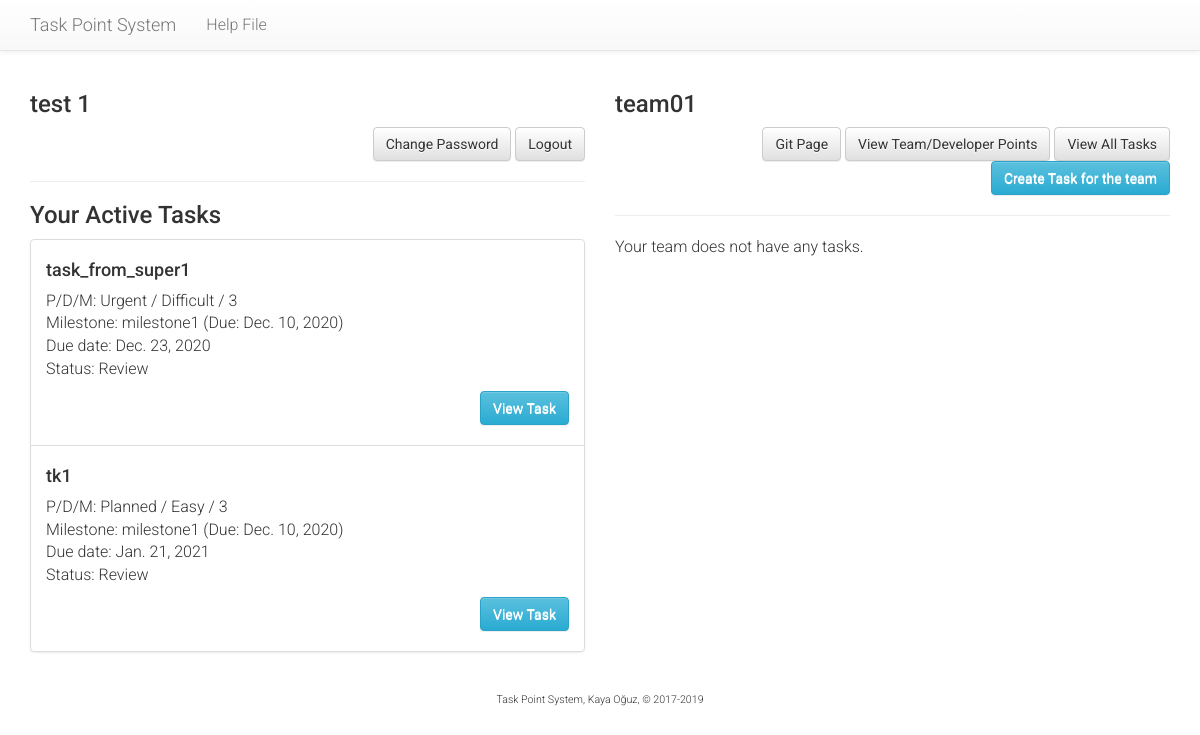
/tasks/team/ (signed in), run on an earlier commit of the app's database.
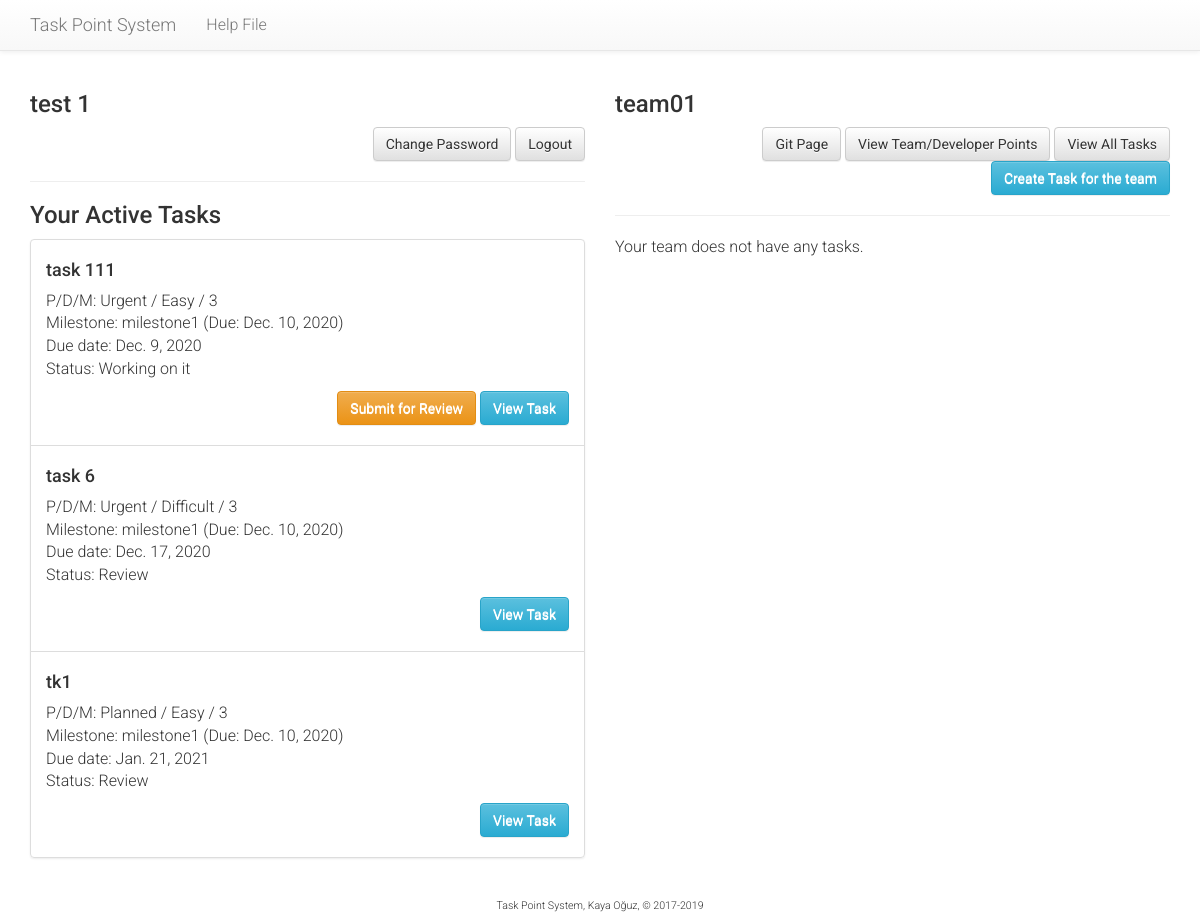
And on a later commit of the database.
### tasks/models.py (models this page shows, shortened)
class Task(models.Model):
    PRIORITY = (
        (3, 'Urgent'),
        (2, 'Planned'),
        (1, 'Low'),
    )
    DIFFICULTY = (
        (3, 'Difficult'),
        (2, 'Normal'),
        (1, 'Easy'),
    )
    STATUS = (
        (1, "Review"),
        (2, "Working on it"),
        (3, "Waiting for review"),
        (4, "Waiting for supervisor grade"),
        (5, "Rejected"),
        (6, "Accepted"),
    )
    milestone = models.ForeignKey(Milestone, on_delete=models.CASCADE)
    creator = models.ForeignKey(User, related_name='creator', on_delete=models.SET_NULL, blank=True, null=True)
    assignee = models.ForeignKey(
        Developer,
        on_delete=models.CASCADE,
        related_name='assignee',
        verbose_name="Assigned to"
    )
    team = models.ForeignKey(Team, on_delete=models.CASCADE)
    title = models.CharField("Brief task name", max_length=256)
    description = models.TextField("Description")
    due = models.DateField("Due Date", validators=[past_date_validator])
    date = models.DateTimeField("Created on", auto_now_add=True)
    completed = models.DateTimeField("Completed on", auto_now=True, blank=True, null=True)
    priority = models.PositiveSmallIntegerField("Priority", choices=PRIORITY, default=2)
    difficulty = models.PositiveSmallIntegerField("Difficulty", choices=DIFFICULTY, default=2)
    modifier = models.PositiveSmallIntegerField(
        "Modifier",
        default=3,
        validators=[MaxValueValidator(5), MinValueValidator(1)]
    )
    status = models.PositiveSmallIntegerField("Status", choices=STATUS, default=1)
    valid = models.BooleanField("Is Valid", default=False)

class Milestone(models.Model):
    course = models.ForeignKey(Course, on_delete=models.CASCADE)
    name = models.CharField("Milestone", max_length=128)
    description = models.TextField("Milestone details")
    weight = models.PositiveSmallIntegerField(
        "Weight",
        default=10,
        validators=[MaxValueValidator(100), MinValueValidator(1)]
    )
    due = models.DateField("Due Date")
    def __str__(self):
        return self.name

class Team(models.Model):
    course = models.ForeignKey(Course, on_delete=models.CASCADE)
    name = models.CharField("Team Name", max_length=128)
    github = models.CharField("Git Page", max_length=256, null=True)
    supervisor = models.ForeignKey(Supervisor, on_delete=models.SET_NULL, blank=True, null=True)
    team_size = models.PositiveSmallIntegerField("Team size", default=4, validators=[MaxValueValidator(99), MinValueValidator(1)])

### tasks/views.py (the view)
# urls.py: re_path(r'^team/(?P<team_id>[0-9])/all-tasks/$', views.team_all_tasks, name='team-all-tasks'),
@login_required
def team(request):  # this view is for the developer only...
    d = Developer.objects.get(user=request.user)
    t = d.team
    page_title = t.name + " Team Page"
    developer_name = d.get_name()
    user_task_list = d.assignee.all().filter(status__lt=4).order_by('due')
    team_task_list = t.task_set.all().filter(status__lt=4).order_by('due').exclude(assignee=d)
    context = {
        'page_title': page_title,
        'team_name': t.name,
        'github_url': t.github,
        'current_user': d.id,
        'developer_name': developer_name,
        'user_task_list': user_task_list,
        'team_task_list': team_task_list, }
    return render(request, 'tasks/team.html', context)

### tasks/models.py (called while the page is built)
    def get_name(self):
        return self.user.first_name + " " + self.user.last_name

### tasks/templates/tasks/team.html (shortened to what this page needs)
{% extends "tasks/base.html" %}
{% block leftcontent %}
    <h3>{{ developer_name }}</h3>
    <div style="text-align: right">
      <a href="{% url 'tasks:change-pass' %}" class="btn btn-default" role="button">Change Password</a>
      <a href="{% url 'tasks:leave' %}" class="btn btn-default" role="button">Logout</a>
    </div>
<hr />
{% if user_task_list %}
<h3>Your Active Tasks</h3>
<ul class="list-group">
{% for task in user_task_list %}
  <li class="list-group-item">
    <h4>{{ task.title }}</h4>
    <p>
      P/D/M:
        {{ task.get_priority_display }} /
        {{ task.get_difficulty_display }} /
        {{ task.modifier }}<br />
      Milestone: {{ task.milestone }} (Due: {{ task.milestone.due }})<br />
      Due date: {{ task.due }}<br />
      Status: {{ task.get_status_display }}
    </p>
    <p style="text-align: right">
      {% if task.status == 2 %}
       <a href="{% url 'tasks:update' task.id 3 %}" class="btn btn-default btn-warning" role="button">Submit for Review</a>
      {% endif %}
       <a href="{% url 'tasks:view-task' task.id %}" class="btn btn-default btn-info" role="button">View Task</a>
    </p>
</li>
{% endfor %}
</ul>
{% else %}
  <p>You don't have any tasks assigned to you.</p>
{% endif %}
{% endblock %}
{% block rightcontent %}
    <h3>{{ team_name }}</h3>
    <div style="text-align: right">
    {% if github_url %}
      <a href="{{ github_url }}" class="btn btn-default" role="button">Git Page</a>
    {% endif %}
      <a href="{% url 'tasks:team-points' %}" class="btn btn-default" role="button">View Team/Developer Points</a>
      <a href="{% url 'tasks:task-all' %}" class="btn btn-default" role="button">View All Tasks</a>
      <a href="{% url 'tasks:task-create-developer' %}" class="btn btn-default btn-info" role="button">Create Task for the team</a>
    </div>
    <hr />
    {% if team_task_list %}
    <h3>Active Team Tasks</h3>
    <ul class="list-group">
    {% for task in team_task_list %}
      <li class="list-group-item">
        <h4>{{ task.title }}</h4>
        <p>
          Assigned to: {{ task.assignee }}<br />
          P/D/M:
            {{ task.get_priority_display }} /
            {{ task.get_difficulty_display }} /
            {{ task.modifier }}<br />
          Milestone: {{ task.milestone }} (Due: {{ task.milestone.due }})<br />
          Due date: {{ task.due }}<br />
          Status: {{ task.get_status_display }}
        </p>
        <p style="text-align: right">
          <a href="{% url 'tasks:view-task' task.id %}" class="btn btn-default btn-info" role="button">View Task</a>
        </p>
    </li>
    {% endfor %}
    </ul>
    {% else %}
      <p>Your team does not have any tasks.</p>
    {% endif %}
{% endblock %}

### tasks/templates/tasks/base.html (shortened to what this page needs)
<!DOCTYPE html>
<html lang="en">
  <head>
    {% load static %}
    <link rel="stylesheet" href="https://maxcdn.bootstrapcdn.com/bootstrap/3.3.7/css/bootstrap.min.css">
    <link rel="stylesheet" href="https://maxcdn.bootstrapcdn.com/bootstrap/3.3.7/css/bootstrap-theme.min.css">
    <link rel="stylesheet" href="http://code.jquery.com/ui/1.11.0/themes/smoothness/jquery-ui.css">
    <link rel="stylesheet" href="{% static 'tasks/style.css' %}">
  </head>
  <body>
    <nav class="navbar navbar-default navbar-static-top">
      <div class="container">
        <div class="navbar-header">
          <a class="navbar-brand" href="{% url 'tasks:choose' %}">Task Point System</a>
        </div>
        <div id="navbar">
          <ul class="nav navbar-nav">
            <li><a href="{% static 'tasks/task_point_system.pdf' %}">Help File</a></li>
          </ul>
        </div>
      </div>
    </nav>
    <div class="container">
      <div class="row">
  				<div class="col-xs-12 col-sm-6">
            {% block leftcontent %}{% endblock %}
          </div>
          <div class="col-xs-12 col-sm-6">
            {% block rightcontent %}{% endblock %}
          </div>
      </div>
      <div class="row" style="text-align: center; font-size: 8pt; margin-top: 20px; ">
        Task Point System, Kaya Oğuz, &copy; 2017-2019
      </div>
    </div>
  </body>
</html>

### tasks/static/tasks/style.css (style rules this page uses)
body, div, p, td, li { font-family: "Roboto"; font-weight: 300; font-size: 12pt; }

What changed in the data, as far as the page shows it:
removed Task: title "task_from_super1", priority "Urgent", difficulty "Difficult", modifier "3", milestone "milestone1", milestone.due "Dec. 10, 2020", due "Dec. 23, 2020", status "Review"
added Task: title "task 111", priority "Urgent", difficulty "Easy", modifier "3", milestone "milestone1", milestone.due "Dec. 10, 2020", due "Dec. 9, 2020", status "Working on it", shows "Submit for Review"
added Task: title "task 6", priority "Urgent", difficulty "Difficult", modifier "3", milestone "milestone1", milestone.due "Dec. 10, 2020", due "Dec. 17, 2020", status "Review"
